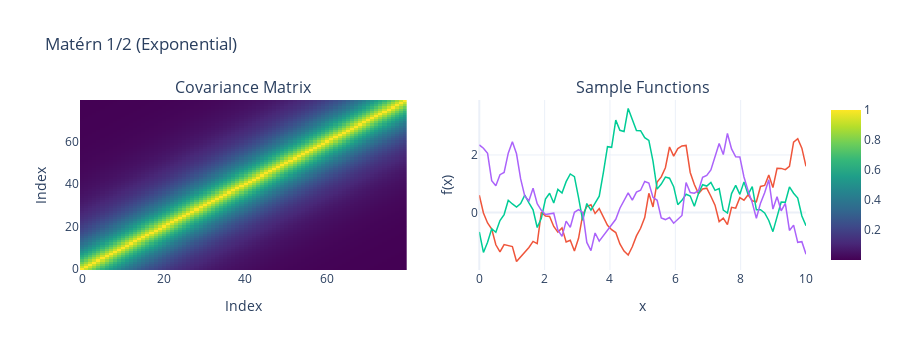

The notebook cell saved with this chart:
### Markdown cell above
### Matérn Family

The Matérn kernels generalize the ExpQuad by controlling smoothness through a parameter $\nu$. Smaller $\nu$ means less smooth. PyMC provides three variants:

- **Matérn 1/2**: Continuous but not differentiable (roughest)
- **Matérn 3/2**: Once differentiable (medium smoothness)
- **Matérn 5/2**: Twice differentiable (smooth, but not as extreme as ExpQuad)

Use Matérn when you want control over smoothness or when your function might not be infinitely smooth.

### Code cell
# Compare Matérn kernels
matern_kernels = [
    (pm.gp.cov.Matern12(input_dim=1, ls=1.5), "Matérn 1/2 (Exponential)"),
    (pm.gp.cov.Matern32(input_dim=1, ls=1.5), "Matérn 3/2"),
    (pm.gp.cov.Matern52(input_dim=1, ls=1.5), "Matérn 5/2")
]

for cov, title in matern_kernels:
    fig = visualize_kernel(cov, X_kern, title)
    fig.show()
